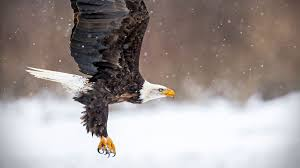
#> input picture Images/baldeagle.jpg, 300 x 168 px
$ python flip.py --image Images/baldeagle.jpg
#> lines starting #> are read from the running program, lines starting #| are printed output that depends on the picture
import argparse
import cv2

ap = argparse.ArgumentParser()
ap.add_argument("-1","--image",required=True,help="path to image")
args = vars(ap.parse_args())


image = cv2.imread(args["image"])
#> image is the input picture: shape (168, 300, 3); mean B, G, R 149.8, 151.9, 160.8
cv2.imshow("original",image)
cv2.waitKey(0)

flipped = cv2.flip(image,1) # 1 is horizontal, 0 is vertical, -1 is both.
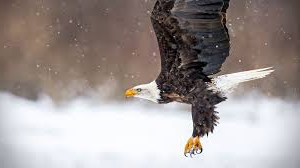
#> flipped: shape (168, 300, 3); mean B, G, R 149.8, 151.9, 160.8
cv2.imshow("flipped",flipped)
cv2.waitKey(0)
